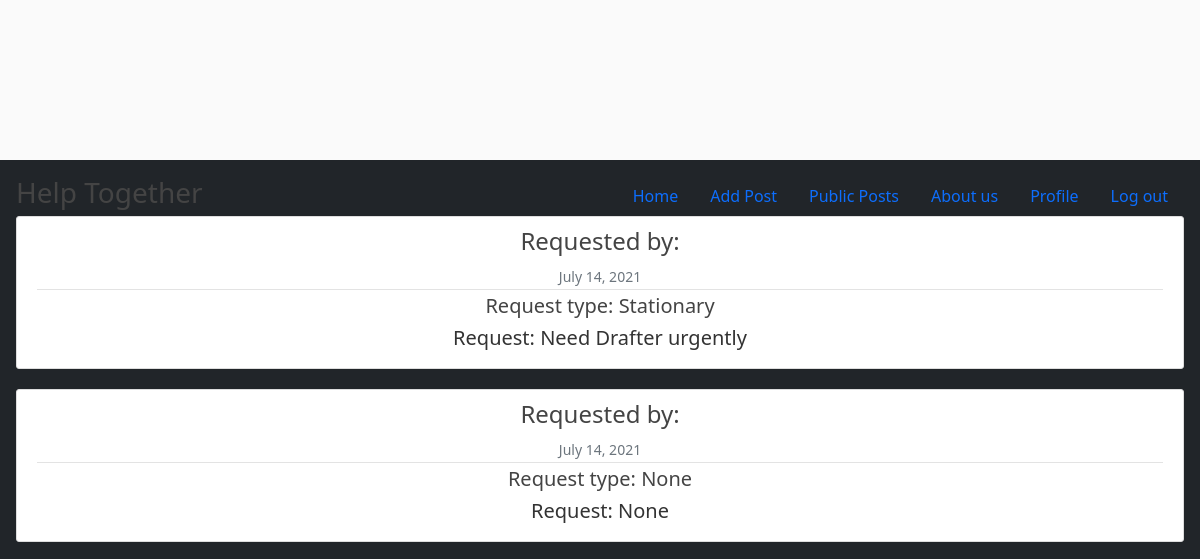
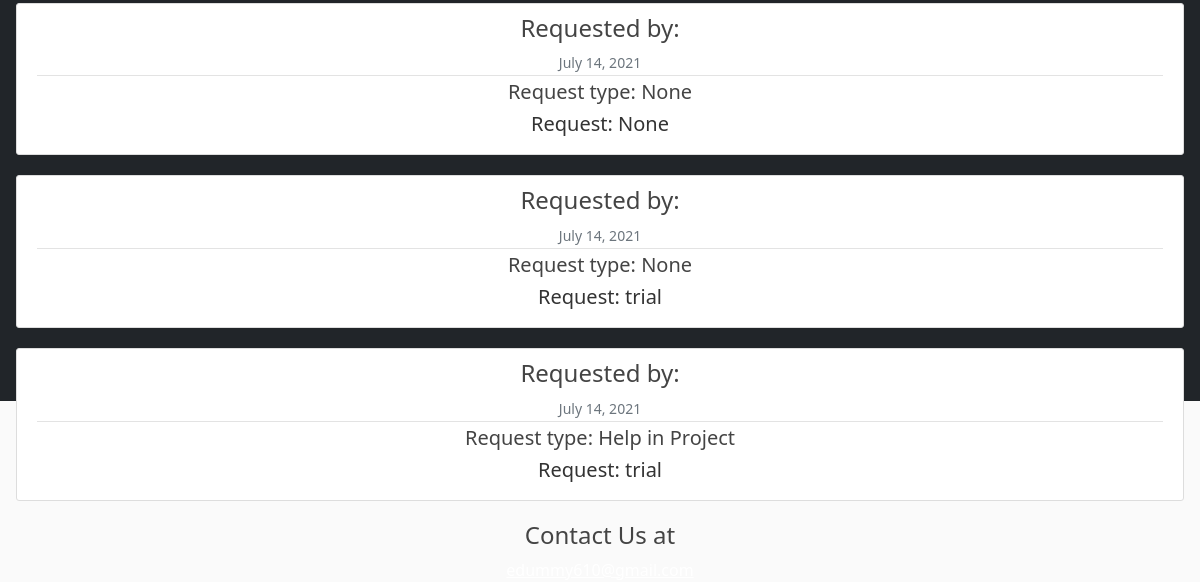
The app's page /posts/, older data (2 pictures, top to bottom).
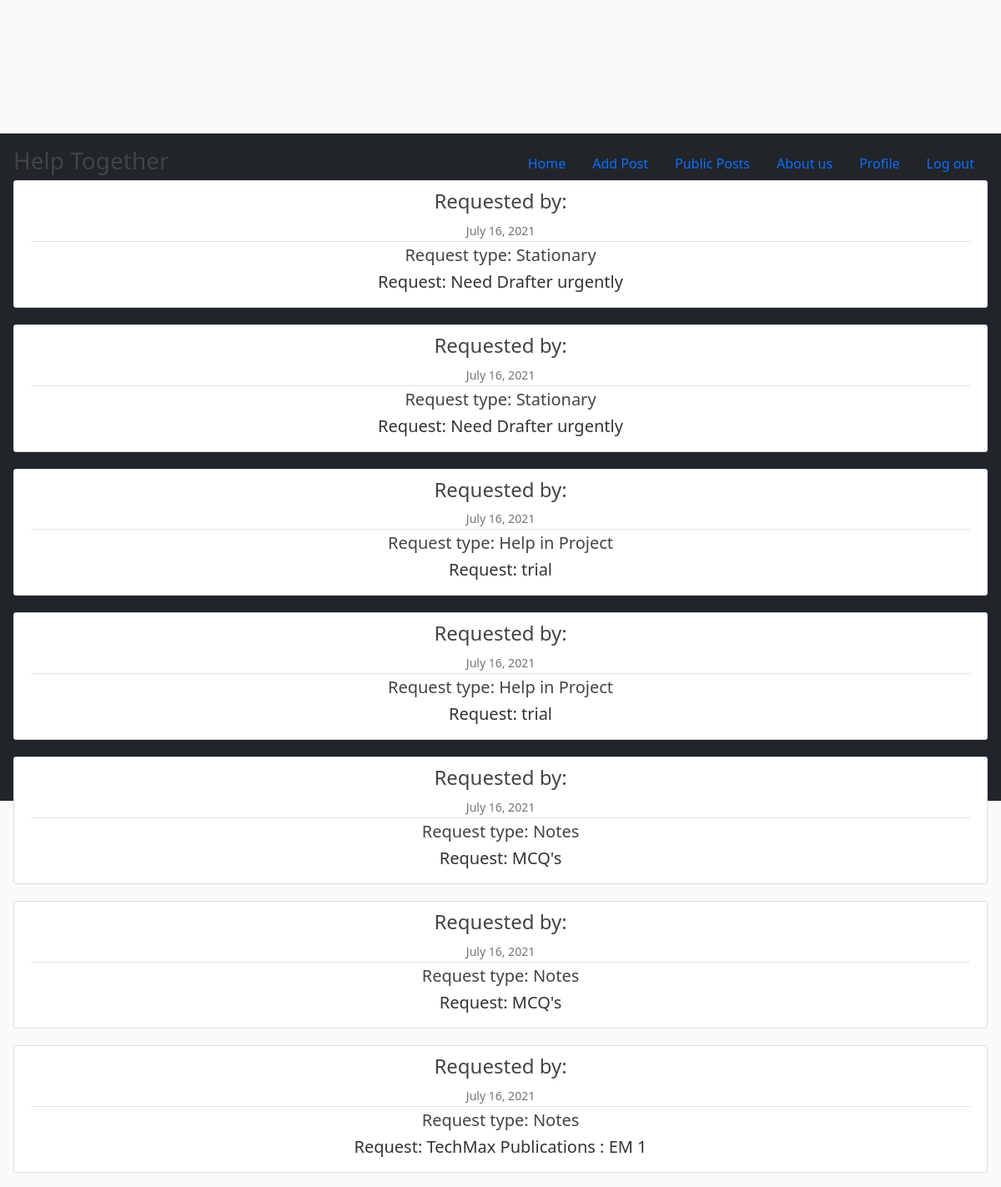
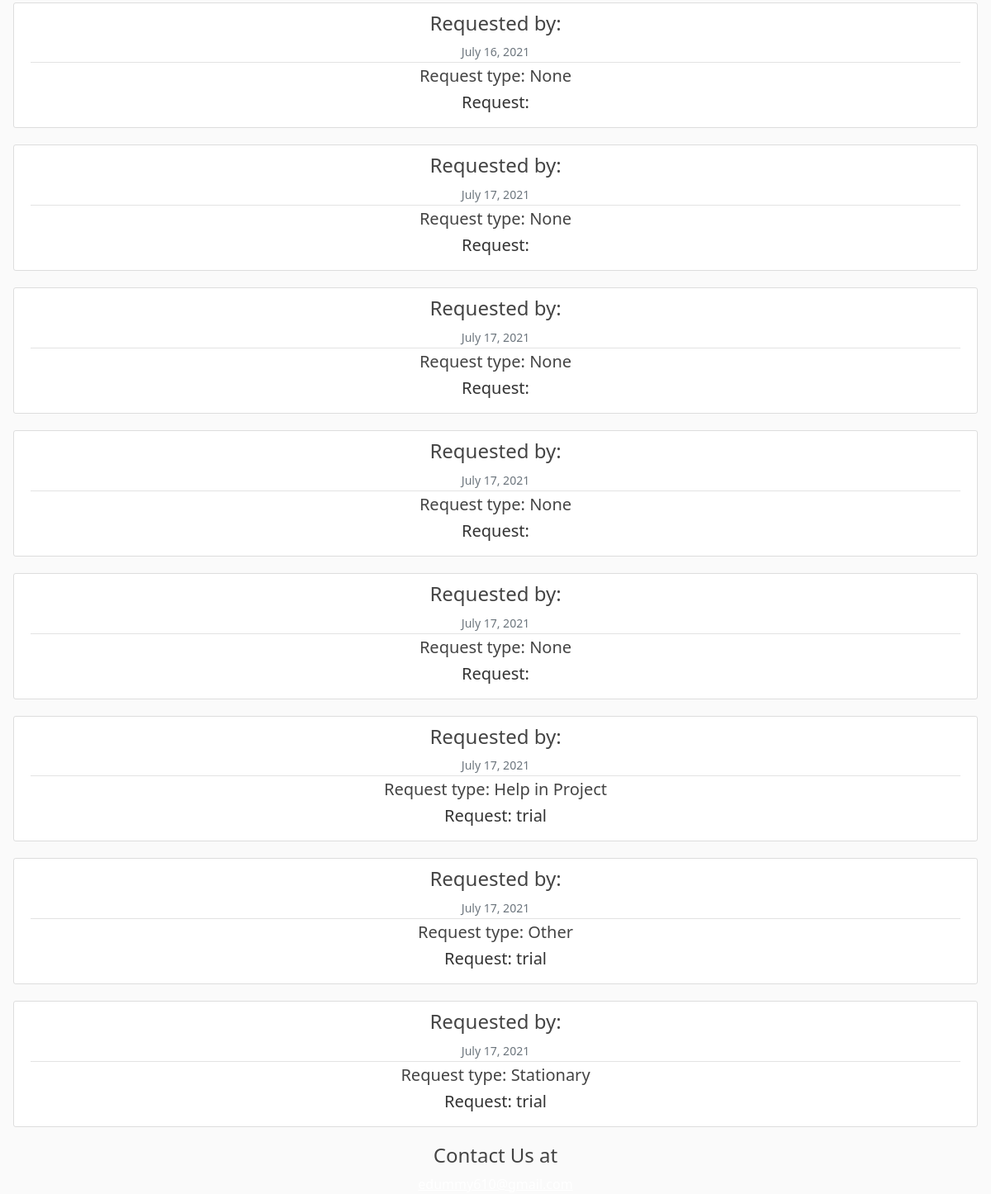
The same page, newer data (2 pictures, top to bottom).
### PBL/models.py (models this page shows, shortened)
class Post(models.Model):
    type_choices = [('Stationary','Stationary') , ('Notes','Notes'),('Help in Project','Help in Project'), ('Other','Other')]
    author = models.ManyToManyField(User)
    request1 = models.CharField(default='', max_length=100, null=True)
    type = models.CharField(default='', max_length=20,null=True, choices=type_choices)
    date_posted = models.DateTimeField(default=datetime.datetime.now())

### PBL/views.py (the view)
# urls.py: path('posts/', views.posts, name="posts"),
def posts(request):
    current_user=request.user
    context = {
        'posts': Post.objects.all(),
        'users': User.objects.all()
    }
    return render(request, 'PBL/posts.html', context)

### PBL/templates/PBL/posts.html (shortened to what this page needs)
{% load static %}
<!DOCTYPE html>
<html lang="en" class="h-100">
<head>
    <link href="/docs/5.0/dist/css/bootstrap.min.css" rel="stylesheet">
    <link href="https://cdn.jsdelivr.net/npm/bootstrap@5.0.2/dist/css/bootstrap.min.css" rel="stylesheet" >
    <link href="{% static 'css/main.css' %}" rel="stylesheet">
</head>
<body class="d-flex h-100 text-center text-white bg-dark" data-new-gr-c-s-check-loaded="14.1020.0"
    data-gr-ext-installed="">
    <div class="cover-container-fluid d-flex w-100 h-100 p-3 mx-auto flex-column" m>
        <header class="mb-auto">
            <div>
                <h3 class="float-md-start mb-0">Help Together</h3>
                <nav class="nav nav-masthead justify-content-center float-md-end">
                    <a class="nav-link " aria-current="page" href="#">Home</a>
                    <a class="nav-link" href="{% url 'addpost' %}">Add Post</a>
                    <a class="nav-link" href="{% url 'posts' %}">Public Posts</a>
                    <a class="nav-link" href="{% url 'About' %}">About us</a>
                    <a class="nav-link" href="#">Profile</a>
                    <a class="nav-link" href="{% url 'logout' %}">Log out</a>
                </nav>
            </div>
        </header>
          {% for post in posts %}
          <article class="media content-section">
            <div class="media-body">
              <div class="article-metadata">
                <h4>Requested by: {{ current_user.id }}</h4>
                <small class="text-muted">{{ post.date_posted|date:"F d, Y" }}</small>
              </div>
              <h5>Request type: {{ post.type }}</h5>
              <h5 class="content-edit">Request: {{ post.request1 }}</h5>
            </div>
        </article>
        {% endfor %}
        <footer class="mt-auto text-white-50">
            <div><h4>Contact Us at</h4> <a href="edummy610@gmail" class="text-white">edummy610@gmail.com</a></div>
        </footer>
    </div>
    </body>
    </html>

### PBL/static/css/main.css (style rules this page uses)
html, body { background: #fafafa; color: #333333; margin-top: 5rem; }
h1, h2, h3, h4, h5, h6, p { color: #444444; }
.content-section { background: #ffffff; padding: 10px 20px; border: 1px solid #dddddd; border-radius: 3px; margin-bottom: 20px; }
.article-metadata { padding-bottom: 1px; margin-bottom: 4px; border-bottom: 1px solid #e3e3e3 }
.content-edit { color: #333; }

Row changes from the older to the newer data that the page shows:
removed Post: date_posted "July 14, 2021", type "Help in Project", request1 "trial"
changed Post (number 1 of 15 on the later page): date_posted "July 14, 2021" → "July 16, 2021"
changed Post (number 2 of 15 on the later page): date_posted "July 14, 2021" → "July 16, 2021"; type "None" → "Stationary"; request1 "None" → "Need Drafter urgently"
changed Post (number 3 of 15 on the later page): date_posted "July 14, 2021" → "July 16, 2021"; type "None" → "Help in Project"; request1 "None" → "trial"
changed Post (number 4 of 15 on the later page): date_posted "July 14, 2021" → "July 16, 2021"; type "None" → "Help in Project"
added Post: date_posted "July 16, 2021", type "Notes", request1 "MCQ's"
added Post: date_posted "July 16, 2021", type "Notes", request1 "MCQ's"
added Post: date_posted "July 16, 2021", type "Notes", request1 "TechMax Publications : EM 1"
added Post: date_posted "July 16, 2021", type "None"
added Post: date_posted "July 17, 2021", type "None"
added Post: date_posted "July 17, 2021", type "None"
added Post: date_posted "July 17, 2021", type "None"
added Post: date_posted "July 17, 2021", type "None"
added Post: date_posted "July 17, 2021", type "Help in Project", request1 "trial"
added Post: date_posted "July 17, 2021", type "Other", request1 "trial"
added Post: date_posted "July 17, 2021", type "Stationary", request1 "trial"
